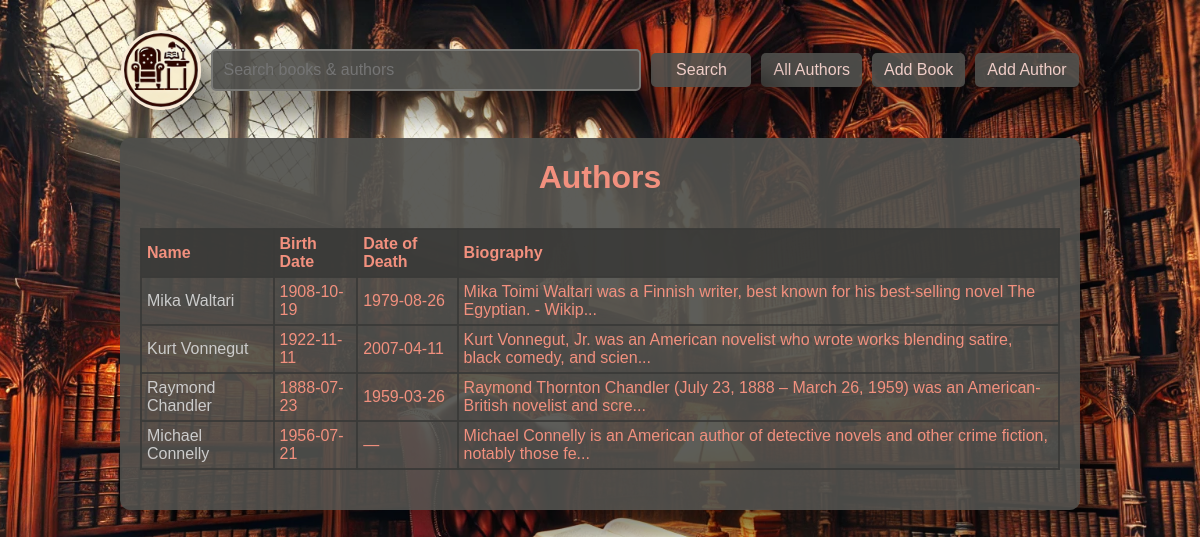
Screenshot of /list_authors with the database file from the repository.
### data_models.py (models this page shows, shortened)
class Author(db.Model):
    __tablename__ = 'authors'
    author_id = db.Column(db.Integer, primary_key=True, autoincrement=True)
    name = db.Column(db.String(80), nullable=False)
    birth_date = db.Column(db.Date)
    date_of_death = db.Column(db.Date)
    biography = db.Column(db.Text, nullable=True)

### app_routes.py (the view)
    @app.route('/list_authors', methods=['GET'])
    def list_authors():
        return controller.list_authors()

### controller.py (called while the page is built)
def list_authors():
    authors=Author.query.all()
    return render_template('show_authors.html', authors=authors)

### templates/show_authors.html (shortened to what this page needs)
{% extends "common.html" %}
{% block content %}
        <h1>Authors</h1>
        <table class="authors-table">
            <thead>
                <tr>
                    <th>Name</th>
                    <th>Birth Date</th>
                    <th>Date of Death</th>
                    <th>Biography</th>
                </tr>
            </thead>
            <tbody>
                {% for author in authors %}
                <tr class="author-row">
                    <td><a href="{{ url_for('show_author', author_id=author.author_id) }}">{{ author.name }}</a></td>
                    <td>{{ author.birth_date }}</td>
                    <td>{{ author.date_of_death or '—' }}</td>
                    <td>{{ author.biography[:100] }}{% if author.biography|length > 100 %}...{% endif %}</td>
                </tr>
                {% else %}
                <tr>
                    <td colspan="4">No authors found.</td>
                </tr>
                {% endfor %}
            </tbody>
        </table>
    </div>
{% endblock %}

### static/styles.css (style rules this page uses)
* { box-sizing: border-box; }
body { display: flex; flex-direction: column; align-items: center; justify-content: center; position: relative; font-family: Arial, sans-serif; margin: 20px; background-image: url('/static/images/library.webp'); background-size: cover; background-position: center; background-attachment: fixed; }
.authors-table { width: 100%; border-collapse: collapse; margin-top: 10px; }
.authors-table th, .authors-table td { padding: 5px; border: 2px solid rgba(58, 58, 57, 0.92); }
.authors-table th { background-color: rgba(58, 58, 57, 0.92); text-align: left; }
a:link { color: #cccccc; text-decoration: none; }

### rows the page displays
Author: name "Mika Waltari", birth_date "1908-10-19", date_of_death "1979-08-26", biography "Mika Toimi Waltari was a Finnish writer, best known for his best-selling novel The Egyptian. - Wikip"
Author: name "Kurt Vonnegut", birth_date "1922-11-11", date_of_death "2007-04-11", biography "Kurt Vonnegut, Jr. was an American novelist who wrote works blending satire, black comedy, and scien"
Author: name "Raymond Chandler", birth_date "1888-07-23", date_of_death "1959-03-26", biography "Raymond Thornton Chandler (July 23, 1888 – March 26, 1959) was an American-British novelist and scre"
Author: name "Michael Connelly", birth_date "1956-07-21", date_of_death "—", biography "Michael Connelly is an American author of detective novels and other crime fiction, notably those fe"
